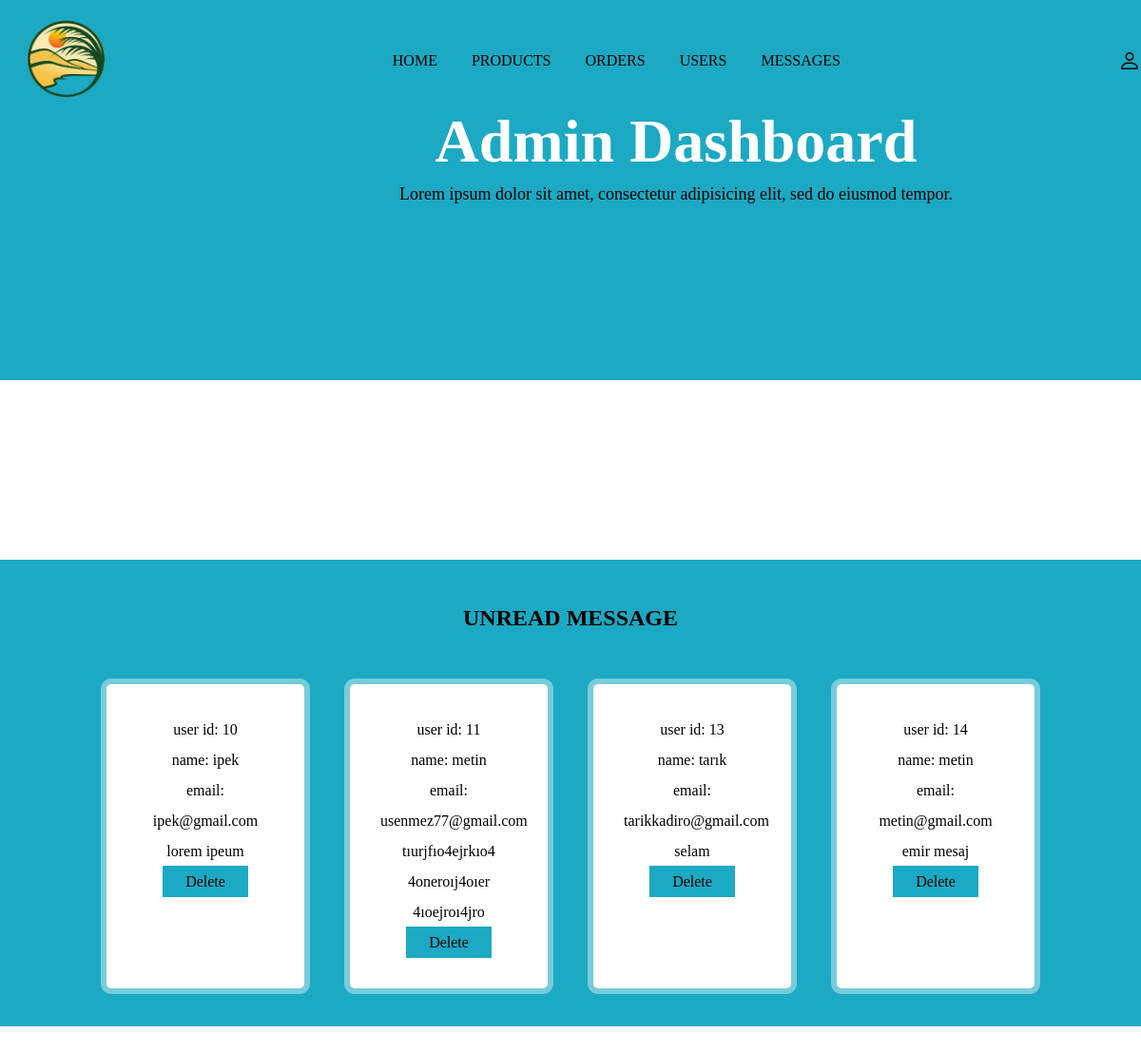
The app's page /admin_message.php (signed in) with its own data.
### tables this page shows
CREATE TABLE `message` (
  `id` int(255) NOT NULL,
  `user_id` int(255) NOT NULL,
  `name` varchar(255) NOT NULL,
  `email` varchar(100) NOT NULL,
  `number` varchar(255) NOT NULL,
  `message` varchar(255) NOT NULL
);

### admin_message.php (the view, shortened to what this page needs)
<?php
	include 'connection.php';
?>
<!DOCTYPE html>
<html lang="en">
<head>
	<link rel="stylesheet" href="https://cdn.jsdelivr.net/npm/bootstrap-icons@1.9.1/font/bootstrap-icons.css">
</head>
<body>
	<?php include 'admin_header.php'; ?>
	<div class="line4"></div>
	<section class="message-container">
		<h1 class="title">unread message</h1>
		<div class="box-container">
			<?php
				$select_message = mysqli_query($conn,"SELECT * FROM `message`") or die('query failed');
				if (mysqli_num_rows($select_message)>0) {
					while($fetch_message = mysqli_fetch_assoc($select_message)){
			?>
			<div class="box">
				<p>user id: <span><?php echo $fetch_message['id']; ?></span></p>
				<p>name: <span><?php echo $fetch_message['name']; ?></span></p>
				<p>email: <span><?php echo $fetch_message['email']; ?></span></p>
				<p><?php echo $fetch_message['message']; ?></p>
				<a href="admin_message.php?delete=<?php echo $fetch_message['id']; ?>;" onclick="return confirm('delete this message');" class="delete">delete</a>
			</div>
			<?php
					}
				}else{
						echo '
							<div class="empty">
								<p>no products added yet!</p>
							</div>
						';
				}
			?>
		</div>
	</section>
	<div class="line"></div>
</body>
</html>

### records on screen
message: id "10", name "ipek", email "ipek@gmail.com", message "lorem ipeum"
message: id "11", name "metin", email "usenmez77@gmail.com", message "tıurjfıo4ejrkıo4 4oneroıj4oıer 4ıoejroı4jro"
message: id "13", name "tarık", email "tarikkadiro@gmail.com", message "selam"
message: id "14", name "metin", email "metin@gmail.com", message "emir mesaj"
